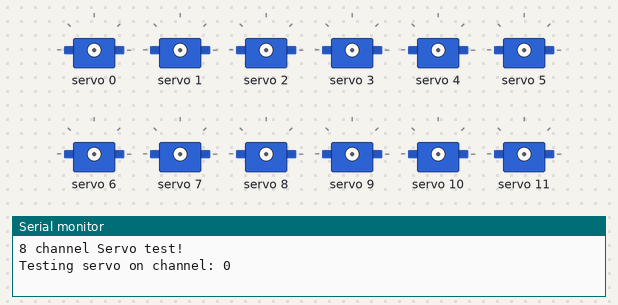
A sketch run on a simulated Arduino Uno, built with avr-gcc and run on an emulated ATmega328P. Shown: 12 × servo, the last lines printed to the serial monitor.

Above: at 0.05 s.
At 2.55 s:
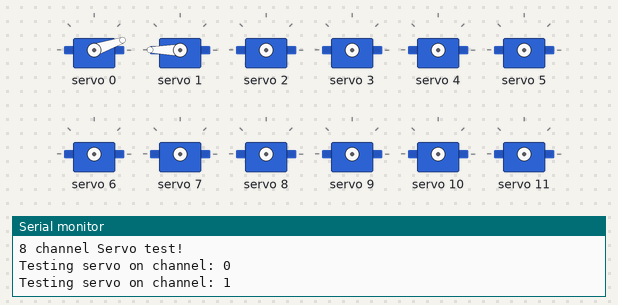
At 5.05 s:
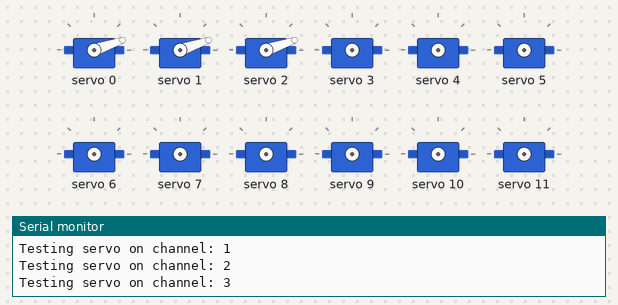
At 10.05 s:
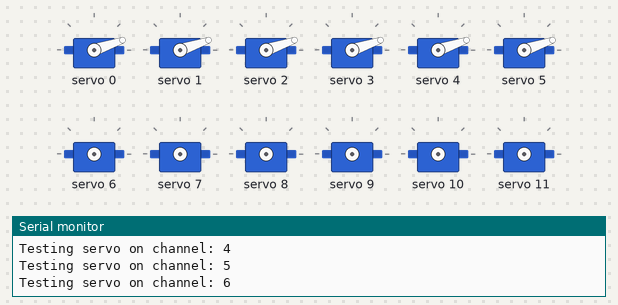
At 15.15 s:
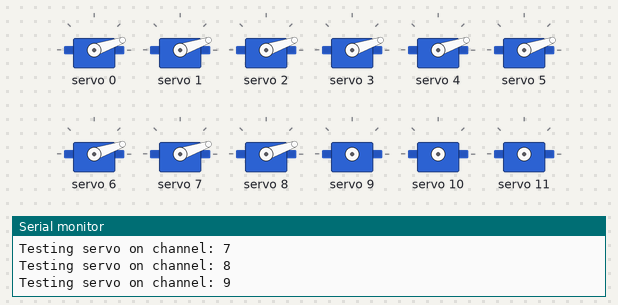
At 20.05 s:
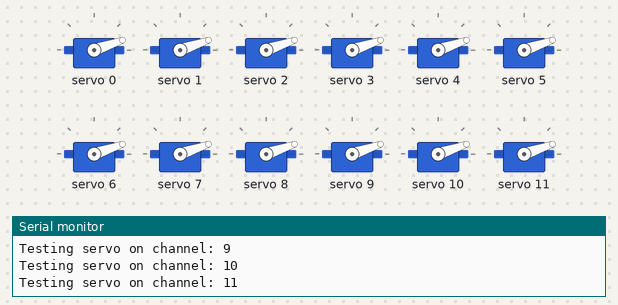
Timing chart, 0 to 26.1 s (numbered marks = the images above):
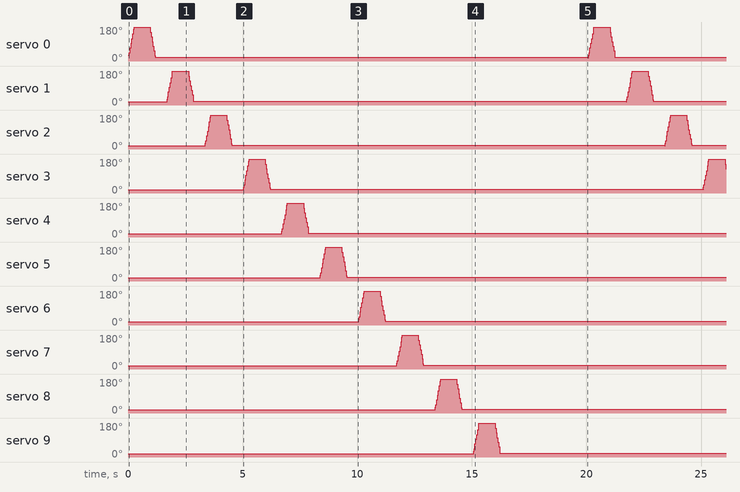

The sketch:

labaLabaGerakKakiSemua.ino
```cpp
#include <Wire.h>
#include <Adafruit_PWMServoDriver.h>

Adafruit_PWMServoDriver pwm = Adafruit_PWMServoDriver();
#define SERVOMIN  150
#define SERVOMAX  600
#define USMIN  600
#define USMAX  2400
#define SERVO_FREQ 50

// Ubah nilai ini sesuai dengan jumlah servo yang Anda miliki
const uint8_t NUM_SERVOS = 12;

void setup() {
  Serial.begin(9600);
  Serial.println("8 channel Servo test!");

  pwm.begin();
  pwm.setOscillatorFrequency(27000000);
  pwm.setPWMFreq(SERVO_FREQ);
  delay(10);
}

void loop() {
  for (uint8_t servonum = 0; servonum < NUM_SERVOS; servonum++) {
    Serial.print("Testing servo on channel: ");

    Serial.println(servonum);

    for (uint16_t pulselen = SERVOMIN; pulselen < SERVOMAX; pulselen++) {
      pwm.setPWM(servonum, 0, pulselen);
    }

    delay(500);

    for (uint16_t pulselen = SERVOMAX; pulselen > SERVOMIN; pulselen--) {
      pwm.setPWM(servonum, 0, pulselen);
    }

    delay(500);
  }
}
```
